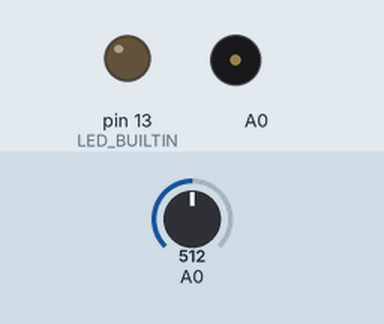
A sketch run on a simulated Arduino Uno, built with avr-gcc and run on an emulated ATmega328P. Parts: output pins drawn as LEDs (lit = HIGH), buzzer (waves = sounding). The test bench sets the inputs (shaded band); at power-on: A0 = 512. What the sketch prints to the serial monitor is not drawn.

Above: at 0.37 s.
Timing chart, 0 to 2.0 s (numbered marks = the images above):
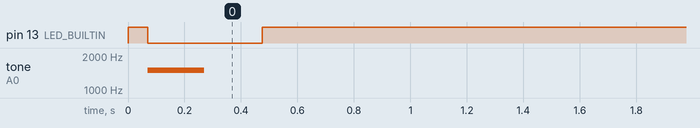

Measured:
- by itself, pin 13 (LED_BUILTIN): LOW → HIGH at 0.00 s, → LOW 0.07 s later, → HIGH 0.41 s later
- by itself, tone on A0: silent → 1500 Hz at 0.07 s, → silent 0.20 s later

The sketch:

TapCounter.ino
```cpp
byte tapCount = 0;
long int tapTime = millis();

void setup()
{
  pinMode(LED_BUILTIN, OUTPUT);
Serial.begin(9600);
}

void loop()
{
int sensorValue = analogRead(A0);
Serial.println(sensorValue);

if(sensorValue > 20) //detect a tap //change the value according to the speaker you are using
{
   digitalWrite(LED_BUILTIN, HIGH);
delay(70);
digitalWrite(LED_BUILTIN, LOW);
tapCount = tapCount + 1; //increment tap count
tapTime = millis(); //record current system time
}

if(tapTime < (millis() - 400)) //if more than 0.4 seconds have elapsed since last tap
{
for(int x=0; x < tapCount; x++)
{
pinMode(A0,OUTPUT);
tone(A0, 1500);
delay(200);
noTone(A0);
delay(200);
pinMode(A0,INPUT);
}

tapCount = 0;

}
delay(5); // delay in between reads for stability
}
```
